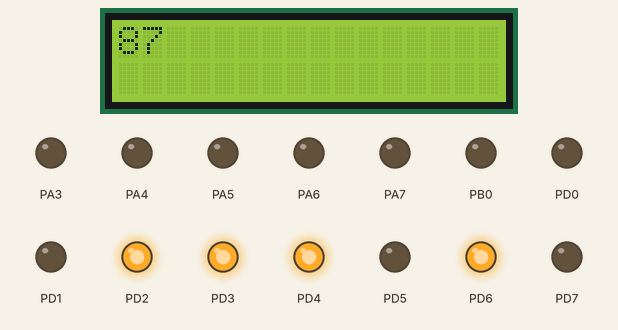
This program was run on a simulated ATmega32, built with avr-gcc and emulated at 10 MHz. Parts: 16×2 character LCD, output pins drawn as LEDs (lit = HIGH). Wiring (inferred from the names in the program): character LCD (HD44780): RS PA0; R/W PA1; E PA2; data PC0, PC1, PC2, PC3, PC4, PC5, PC6, PC7. Pins used as bus, display or sensor lines are not drawn.

Above: at 0.29 s.
At 5.08 s:
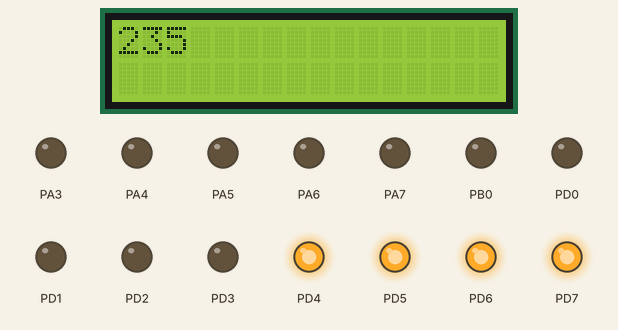
At 10.04 s:
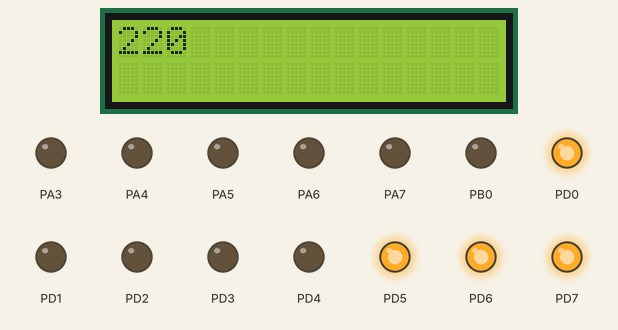
At 19.95 s:
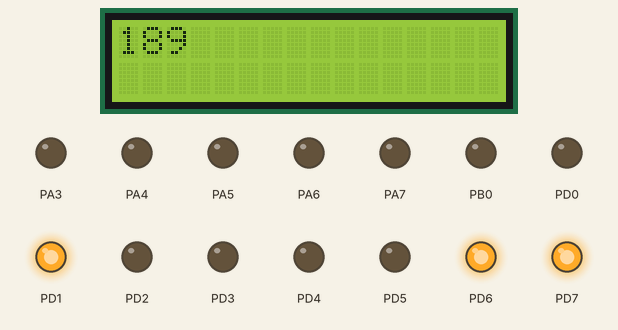
At 29.86 s:
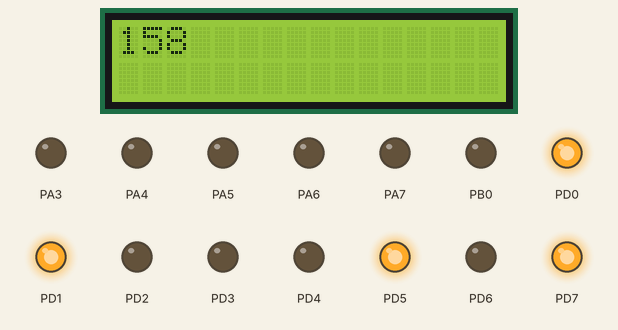
At 39.77 s:
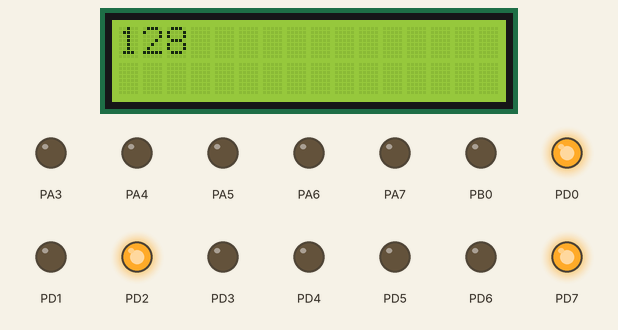
Timing chart, 0 to 40.0 s (numbered marks = the images above):
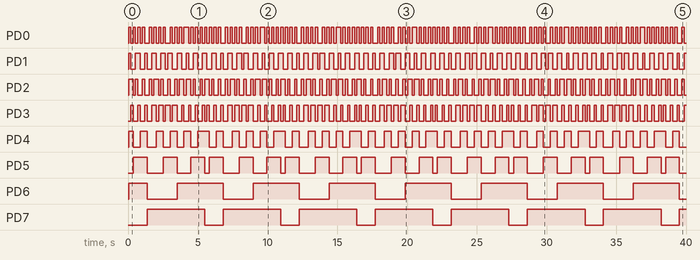

The program:

main.c
```c
/*
 * main.c
 *
 *  Created on: Sep 30, 2020
 *      Author: es-RaghadAly2023
 */

#include <util/delay.h>

#include "STD_TYPES.h"

#include "PORT_interface.h"
#include "DIO_interface.h"

#include "DAC_interface.h"
#include "CLCD_interface.h"


void main(void) {

	PORT_voidInit();
	CLCD_voidInit();

	u8 Local_u8ErrorState;
	u16 Local_u16Volt = 1700;
	while(1) {

		Local_u8ErrorState = DAC_u8SetAnalogVolt(Local_u16Volt);
		_delay_ms(150);
		Local_u16Volt+= 100;
		if(Local_u16Volt == 5000) {
			Local_u16Volt = 1700;
		}

		CLCD_voidSendCommand(CLCD_CLEAR_DISPLAY);
		CLCD_voidGotoXY(0,0);
		CLCD_voidSendNumber(Local_u8ErrorState);


	}


}
```

DAC_interface.h
```c
/******************************************************/
/******************************************************/
/**********      AUTHOR: Raghad Mohamed      **********/
/**********      Layer: HAL                  **********/
/**********      SWC: DAC    			     **********/
/**********      Date: 30-9-2020             **********/
/**********      Version: 1.00               **********/
/******************************************************/
/******************************************************/


#ifndef DAC_INTERFACE_H_
#define DAC_INTERFACE_H_


u8 DAC_u8SetAnalogVolt(u16 Copy_u8Analog);


#endif
```

DAC_program.c
```c
/******************************************************/
/******************************************************/
/**********      AUTHOR: Raghad Mohamed      **********/
/**********      Layer: HAL                  **********/
/**********      SWC: DAC    			     **********/
/**********      Date: 30-9-2020             **********/
/**********      Version: 1.00               **********/
/******************************************************/
/******************************************************/

#include "STD_TYPES.h"

#include "DIO_interface.h"

#include "DAC_config.h"
#include "DAC_interface.h"

//reference = 5V
//resolution = 8 bits
//Step = reference / 2^resolution
//Analog = digital * step

//Minimum volt is 0 mV and maximum volt is 5000 mV;
u8 DAC_u8SetAnalogVolt(u16 Copy_u16AnalogVolt) {


	u8 Local_u8ErrorState = OK;
	u8 Local_u8Digital;

	if(Copy_u16AnalogVolt >= 0 && Copy_u16AnalogVolt < 5000) {

		Local_u8Digital = (u8)((256UL*Copy_u16AnalogVolt) / 5000UL ) ;
		DIO_u8SetPortValue(DAC_PORT, Local_u8Digital);
		return Local_u8Digital;

	} else if (Copy_u16AnalogVolt == 5000) {
		DIO_u8SetPortValue(DAC_PORT, 0b11111111);
	} else {
		Local_u8ErrorState = OUT_OF_RANGE;
	}

	return Local_u8ErrorState;


}
```

CLCD_config.h
```c
/******************************************************/
/******************************************************/
/**********      AUTHOR: Raghad Mohamed      **********/
/**********      Layer: MCAL                 **********/
/**********      SWC: CLCD                   **********/
/**********      Date: 25-8-2020             **********/
/**********      Version: 1.00               **********/
/******************************************************/
/******************************************************/

#ifndef CLCD_CONFIG_H_
#define CLCD_CONFIG_H_


#define CLCD_DATA_PORT     DIO_u8PORTC
#define CLCD_CONTROL_PORT  DIO_u8PORTA
#define CLCD_RS_PIN        DIO_u8PIN0
#define CLCD_RW_PIN        DIO_u8PIN1
#define CLCD_E_PIN         DIO_u8PIN2


#endif
```

DAC_config.h
```c
/******************************************************/
/******************************************************/
/**********      AUTHOR: Raghad Mohamed      **********/
/**********      Layer: HAL                  **********/
/**********      SWC: DAC    			     **********/
/**********      Date: 30-9-2020             **********/
/**********      Version: 1.00               **********/
/******************************************************/
/******************************************************/


#ifndef DAC_CONFIG_H_
#define DAC_CONFIG_H_


#define DAC_PORT 	DIO_u8PORTD


#endif
```

CLCD_interface.h
```c
/******************************************************/
/******************************************************/
/**********      AUTHOR: Raghad Mohamed      **********/
/**********      Layer: MCAL                 **********/
/**********      SWC: CLCD                   **********/
/**********      Date: 25-8-2020             **********/
/**********      Version: 1.00               **********/
/******************************************************/
/******************************************************/

#ifndef CLCD_INTERFACE_H_
#define CLCD_INTERFACE_H_

void CLCD_voidSendCommand(u8 Copy_u8Command);

void CLCD_voidSendData(u8 Copy_u8Data);

void CLCD_voidInit(void);

void CLCD_voidWriteString(const char * Copy_pu8String);

void CLCD_voidSendNumber(u32 Copy_u32Number);

void CLCD_voidGotoXY(u8 Copy_u8XPos, u8 Copy_u8YPos);

void CLCD_voidWriteSpecialCharacter(u8* Copy_pu8Pattern,
		u8 Copy_u8PatternNumber, u8 Copy_u8XPos, u8 Copy_u8YPos);

u8 CLCD_u8ReadCurrentAddress(void);

u8 CLCD_ReadAddressContent(void);

#define CLCD_TURN_DISPLAY_OFF  		0b00001000
#define CLCD_TURN_DISPLAY_ON   		0b00001100
#define CLCD_CLEAR_DISPLAY     		0b00000001
#define CLCD_TURN_CURSOR_ON    		0b00001110
#define CLCD_TURN_CURSOR_OFF   		0b00001100
#define CLCD_SHIFT_CURSOR_LEFT  	0b00010000
#define CLCD_SHIFT_CURSOR_RIGHT  	0b00010100
#define CLCD_SHIFT_DISPLAY_LEFT  	0b00011000
#define CLCD_SHIFT_DISPLAY_RIGHT  	0b00011100
#define CLCD_ENTRY_MODE				0b00000101
#define CLCD_RETURN_HOME            0b00000010

#endif
```

CLCD_program.c
```c
/******************************************************/
/******************************************************/
/**********      AUTHOR: Raghad Mohamed      **********/
/**********      Layer: MCAL                 **********/
/**********      SWC: CLCD                   **********/
/**********      Date: 25-8-2020             **********/
/**********      Version: 1.00               **********/
/******************************************************/
/******************************************************/

#include "STD_TYPES.h"
#include <util/delay.h>
#include <stdio.h>

#include "DIO_interface.h"

#include "CLCD_config.h"
#include "CLCD_interface.h"
#include "CLCD_private.h"

void CLCD_voidSendCommand(u8 Copy_u8Command) {

	//1-Set RS value to low for command.
	DIO_u8SetPinValue(CLCD_CONTROL_PORT, CLCD_RS_PIN, DIO_u8PIN_LOW);

	//2- Set RW value to low for write.
	DIO_u8SetPinValue(CLCD_CONTROL_PORT, CLCD_RW_PIN, DIO_u8PIN_LOW);

	//3- Send command to LCD.
	DIO_u8SetPortValue(CLCD_DATA_PORT, Copy_u8Command);

	//4- Send E(nable) pulse to LCD.
	DIO_u8SetPinValue(CLCD_CONTROL_PORT, CLCD_E_PIN, DIO_u8PIN_HIGH);
	_delay_ms(2);
	DIO_u8SetPinValue(CLCD_CONTROL_PORT, CLCD_E_PIN, DIO_u8PIN_LOW);

}

void CLCD_voidSendData(u8 Copy_u8Data) {

	//1-Set RS value to high for data.
	DIO_u8SetPinValue(CLCD_CONTROL_PORT, CLCD_RS_PIN, DIO_u8PIN_HIGH);

	//2- Set RW value to low for write.
	DIO_u8SetPinValue(CLCD_CONTROL_PORT, CLCD_RW_PIN, DIO_u8PIN_LOW);

	//3- Set data to LCD.
	DIO_u8SetPortValue(CLCD_DATA_PORT, Copy_u8Data);

	//4- Send E(nable) pulse to LCD.
	DIO_u8SetPinValue(CLCD_CONTROL_PORT, CLCD_E_PIN, DIO_u8PIN_HIGH);
	_delay_ms(2);
	DIO_u8SetPinValue(CLCD_CONTROL_PORT, CLCD_E_PIN, DIO_u8PIN_LOW);

}

void CLCD_voidInit(void) {

	//1- Delay for more than 30 milliseconds.
	_delay_ms(40);

	//2- Function set command: 2 lines(DB3), Font = 5*7(DB2).
	CLCD_voidSendCommand(0b00111000);

	//3- Display on off Control: Display on, Cursor off, Blinking off.
	CLCD_voidSendCommand(0b00001100);

	//4- Display clear.
	CLCD_voidSendCommand(1);

}

void CLCD_voidWriteString(const char * Copy_pchString) {

	u8 LoopCounter = 0;
	if (Copy_pchString != NULL) {

		while (*(Copy_pchString + LoopCounter)) {
			CLCD_voidSendData((char) *(Copy_pchString + LoopCounter));
			LoopCounter++;
		}
	}

}

void CLCD_voidSendNumber(u32 Copy_u32Number) {
	u32 Local_u32TempValue = Copy_u32Number;
	u8 Local_u8DigitCounter = 0, Local_u8Counter = 0, Local_u8Remainder;

	while (Local_u32TempValue > 0) {
		Local_u32TempValue /= 10;
		Local_u8DigitCounter++;
	}

	char arr[Local_u8DigitCounter];
	sprintf(arr, "%d", Copy_u32Number);
	CLCD_voidWriteString(arr);

}

void CLCD_voidGotoXY(u8 Copy_u8XPos, u8 Copy_u8YPos) {
	u8 Local_u8DDRAMAddress;
	if (Copy_u8YPos == 0) {
		/*Check if in first line*/
		Local_u8DDRAMAddress = Copy_u8XPos;
	} else if (Copy_u8YPos == 1) {
		/*Check if in second line*/
		Local_u8DDRAMAddress = 0x40 + Copy_u8XPos;
	}

	/*Setbit number 7 for SetDDRAM Address command then send the command*/
	CLCD_voidSendCommand(Local_u8DDRAMAddress + 128);
}

void CLCD_voidWriteSpecialCharacter(u8* Copy_pu8Pattern,
		u8 Copy_u8PatternNumber, u8 Copy_u8XPos, u8 Copy_u8YPos) {
	u8 Local_u8CGRamAddress, Local_u8Counter;

	/*1- calculate CGRAM address knowing that every pattern consumes 8 bytes*/
	Local_u8CGRamAddress = Copy_u8PatternNumber * 8;

	/*2-Send SET CGRAM address command to LCD with setting bit6 ,clearing bit7*/
	CLCD_voidSendCommand(Local_u8CGRamAddress + 64);

	/*3- write the pattern into CGRAM*/
	for (Local_u8Counter = 0; Local_u8Counter < 8; Local_u8Counter++) {
		CLCD_voidSendData(Copy_pu8Pattern[Local_u8Counter]);
	}
	/*4- Back to the DDRAM to display the special pattern*/
	CLCD_voidGotoXY(Copy_u8XPos, Copy_u8YPos);

	/*5- Display the special pattern*/
	CLCD_voidSendData(Copy_u8PatternNumber);
}
```

BIT_MATH.h
```c
#define  SET_BIT(VAR,BIT_NO)   VAR = (VAR | 1<<BIT_NO)
#define  CLR_BIT(VAR,BIT_NO)   VAR = (VAR & ~(1<<BIT_NO))
#define  TOGGLE_BIT(VAR,BIT_NO)  VAR = (VAR ^ 1<<BIT_NO)
#define  GET_BIT(VAR,BIT_NO)    (VAR & 1<<BIT_NO) >> BIT_NO
```

CLCD_private.h
```c
/******************************************************/
/******************************************************/
/**********      AUTHOR: Raghad Mohamed      **********/
/**********      Layer: MCAL                 **********/
/**********      SWC: CLCD                   **********/
/**********      Date: 25-8-2020             **********/
/**********      Version: 1.00               **********/
/******************************************************/
/******************************************************/
```

DIO_config.h
```c

```

DIO_interface.h
```c
/******************************************************/
/******************************************************/
/**********      AUTHOR: Raghad Mohamed      **********/
/**********      Layer: MCAL                 **********/
/**********      SWC: DIO                    **********/
/**********      Date: 24-8-2020             **********/
/**********      Version: 1.00               **********/
/******************************************************/
/******************************************************/

/*Preprocessor file guard*/
#ifndef DIO_INTERFACe_H_
#define DIO_INTERFACE_H_

#define DIO_u8PORTA       0
#define DIO_u8PORTB       1
#define DIO_u8PORTC       2
#define DIO_u8PORTD       3

#define DIO_u8PIN0        0
#define DIO_u8PIN1        1
#define DIO_u8PIN2        2
#define DIO_u8PIN3        3
#define DIO_u8PIN4		  4
#define DIO_u8PIN5		  5
#define DIO_u8PIN6		  6
#define DIO_u8PIN7        7


#define DIO_u8PIN_LOW     0
#define DIO_u8PIN_HIGH    1

#define DIO_u8PORT_LOW    0
#define DIO_u8PORT_HIGH   0xff


u8 DIO_u8SetPinValue(u8 Copy_u8Port, u8 Copy_u8Pin, u8 Copy_u8Value);

u8 DIO_u8SetPortValue(u8 Copy_u8Port, u8 Copy_u8Value);

u8 DIO_u8GetPinValue(u8 Copy_u8Port, u8 Copy_u8Pin, u8* Copy_pu8Value);

#endif
```

DIO_private.h
```c

```

DIO_program.c
```c
/******************************************************/
/******************************************************/
/**********      AUTHOR: Raghad Mohamed      **********/
/**********      Layer: MCAL                 **********/
/**********      SWC: DIO                    **********/
/**********      Date: 24-8-2020             **********/
/**********      Version: 1.00               **********/
/******************************************************/
/******************************************************/

#include "STD_TYPES.h"
#include "BIT_MATH.h"

#include "DIO_config.h"
#include "DIO_interface.h"
#include "DIO_private.h"
#include "DIO_register.h"


u8 DIO_u8SetPinValue(u8 Copy_u8Port, u8 Copy_u8Pin, u8 Copy_u8Value) {
	u8 Local_u8ErrorState = OK;


	if(Copy_u8Pin<= DIO_u8PIN7 ) {

		if(Copy_u8Value == DIO_u8PIN_LOW) {
            switch(Copy_u8Port) {

            case DIO_u8PORTA: CLR_BIT(PORTA, Copy_u8Pin); break;
            case DIO_u8PORTB: CLR_BIT(PORTB, Copy_u8Pin); break;
            case DIO_u8PORTC: CLR_BIT(PORTC, Copy_u8Pin); break;
            case DIO_u8PORTD: CLR_BIT(PORTD, Copy_u8Pin); break;
            default: Local_u8ErrorState = NOOK;          break;


            }
		}
		else if(Copy_u8Value == DIO_u8PIN_HIGH) {
			switch(Copy_u8Port) {
		   case DIO_u8PORTA: SET_BIT(PORTA, Copy_u8Pin); break;
           case DIO_u8PORTB: SET_BIT(PORTB, Copy_u8Pin); break;
           case DIO_u8PORTC: SET_BIT(PORTC, Copy_u8Pin); break;
           case DIO_u8PORTD: SET_BIT(PORTD, Copy_u8Pin); break;
           default: Local_u8ErrorState = NOOK;          break;
			}
		}
		else {
			Local_u8ErrorState = NOOK;
		}

	}
	else {
		Local_u8ErrorState = NOOK;
	}


	return Local_u8ErrorState;
}

u8 DIO_u8SetPortValue(u8 Copy_u8Port, u8 Copy_u8Value) {
	u8 Local_u8ErrorState = OK;

	 switch(Copy_u8Port) {

	 case DIO_u8PORTA: PORTA = Copy_u8Value; break;
	 case DIO_u8PORTB: PORTB = Copy_u8Value; break;
	 case DIO_u8PORTC: PORTC = Copy_u8Value; break;
	 case DIO_u8PORTD: PORTD = Copy_u8Value; break;
	 default: Local_u8ErrorState = NOOK;        break;
	 }


	return Local_u8ErrorState;
}

u8 DIO_u8GetPinValue(u8 Copy_u8Port, u8 Copy_u8Pin, u8* Copy_pu8Value) {
	u8 Local_u8ErrorState = OK;

	if(Copy_u8Pin<= DIO_u8PIN7 && Copy_pu8Value != NULL) {

		switch(Copy_u8Port) {
      	 case DIO_u8PORTA: *Copy_pu8Value = GET_BIT(PINA,Copy_u8Pin); break;
      	 case DIO_u8PORTB: *Copy_pu8Value = GET_BIT(PINB,Copy_u8Pin); break;
      	 case DIO_u8PORTC: *Copy_pu8Value = GET_BIT(PINC,Copy_u8Pin); break;
      	 case DIO_u8PORTD: *Copy_pu8Value = GET_BIT(PIND,Copy_u8Pin); break;
      	 default: Local_u8ErrorState = NOOK;                           break;

		}
	} else {
		Local_u8ErrorState = NOOK;
	}


	return Local_u8ErrorState;
}
```

DIO_register.h
```c
/******************************************************/
/******************************************************/
/**********      AUTHOR: Raghad Mohamed      **********/
/**********      Layer: MCAL                 **********/
/**********      SWC: DIO                    **********/
/**********      Date: 24-8-2020             **********/
/**********      Version: 1.00               **********/
/******************************************************/
/******************************************************/

/*Preprocessor file guard*/
#ifndef DIO_REGISTER_H_
#define DIO_REGISTER_H_

#define PORTA 	*((volatile u8*)0x3B)
#define PINA  	*((volatile u8*)0x39)

#define PORTB 	*((volatile u8*)0x38)
#define PINB  	*((volatile u8*)0x36)

#define PORTC 	*((volatile u8*)0x35)
#define PINC  	*((volatile u8*)0x33)

#define PORTD 	*((volatile u8*)0x32)
#define PIND  	*((volatile u8*)0x30)


#endif
```

PORT_config.h
```c
/******************************************************/
/******************************************************/
/**********      AUTHOR: Raghad Mohamed      **********/
/**********      Layer: MCAL                 **********/
/**********      SWC: PORT                    **********/
/**********      Date: 31-8-2020             **********/
/**********      Version: 1.00               **********/
/******************************************************/
/******************************************************/


#ifndef PORT_CONFIG_H_
#define PORT_CONFIG_H_

//choose 0 for input and 1 for output.

 #define PORTA_PIN0_DIR 	1
 #define PORTA_PIN1_DIR 	1
 #define PORTA_PIN2_DIR 	1
 #define PORTA_PIN3_DIR 	1
 #define PORTA_PIN4_DIR 	1
 #define PORTA_PIN5_DIR 	1
 #define PORTA_PIN6_DIR 	1
 #define PORTA_PIN7_DIR 	1


 #define PORTB_PIN0_DIR 	1
 #define PORTB_PIN1_DIR 	1
 #define PORTB_PIN2_DIR 	1
 #define PORTB_PIN3_DIR 	1
 #define PORTB_PIN4_DIR 	1
 #define PORTB_PIN5_DIR 	1
 #define PORTB_PIN6_DIR 	1
 #define PORTB_PIN7_DIR 	1

 #define PORTC_PIN0_DIR 	1
 #define PORTC_PIN1_DIR 	1
 #define PORTC_PIN2_DIR 	1
 #define PORTC_PIN3_DIR 	1
 #define PORTC_PIN4_DIR 	1
 #define PORTC_PIN5_DIR 	1
 #define PORTC_PIN6_DIR 	1
 #define PORTC_PIN7_DIR 	1

 #define PORTD_PIN0_DIR 	1
 #define PORTD_PIN1_DIR 	1
 #define PORTD_PIN2_DIR 	1
 #define PORTD_PIN3_DIR 	1
 #define PORTD_PIN4_DIR 	1
 #define PORTD_PIN5_DIR 	1
 #define PORTD_PIN6_DIR 	1
 #define PORTD_PIN7_DIR 	1

// 1 for pullup or high , 0 for low.


 #define PORTA_PIN0_INITIAL_VALUE 1
 #define PORTA_PIN1_INITIAL_VALUE 1
 #define PORTA_PIN2_INITIAL_VALUE 1
 #define PORTA_PIN3_INITIAL_VALUE 0
 #define PORTA_PIN4_INITIAL_VALUE 0
 #define PORTA_PIN5_INITIAL_VALUE 0
 #define PORTA_PIN6_INITIAL_VALUE 0
 #define PORTA_PIN7_INITIAL_VALUE 0

 #define PORTB_PIN0_INITIAL_VALUE 0
 #define PORTB_PIN1_INITIAL_VALUE 0
 #define PORTB_PIN2_INITIAL_VALUE 0
 #define PORTB_PIN3_INITIAL_VALUE 0
 #define PORTB_PIN4_INITIAL_VALUE 0
 #define PORTB_PIN5_INITIAL_VALUE 0
 #define PORTB_PIN6_INITIAL_VALUE 0
 #define PORTB_PIN7_INITIAL_VALUE 0

 #define PORTC_PIN0_INITIAL_VALUE 0
 #define PORTC_PIN1_INITIAL_VALUE 0
 #define PORTC_PIN2_INITIAL_VALUE 0
 #define PORTC_PIN3_INITIAL_VALUE 0
 #define PORTC_PIN4_INITIAL_VALUE 0
 #define PORTC_PIN5_INITIAL_VALUE 0
 #define PORTC_PIN6_INITIAL_VALUE 0
 #define PORTC_PIN7_INITIAL_VALUE 0

 #define PORTD_PIN0_INITIAL_VALUE 0
 #define PORTD_PIN1_INITIAL_VALUE 0
 #define PORTD_PIN2_INITIAL_VALUE 0
 #define PORTD_PIN3_INITIAL_VALUE 0
 #define PORTD_PIN4_INITIAL_VALUE 0
 #define PORTD_PIN5_INITIAL_VALUE 0
 #define PORTD_PIN6_INITIAL_VALUE 0
 #define PORTD_PIN7_INITIAL_VALUE 0


#endif
```

PORT_interface.h
```c
/******************************************************/
/******************************************************/
/**********      AUTHOR: Raghad Mohamed      **********/
/**********      Layer: MCAL                 **********/
/**********      SWC: PORT                    **********/
/**********      Date: 31-8-2020             **********/
/**********      Version: 1.00               **********/
/******************************************************/
/******************************************************/

#ifndef PORT_INTERFACE_H_
#define PORT_INTERFACE_H_

void PORT_voidInit(void);


#endif
```

Source omitted: PORT_private.h (2271 bytes), PORT_program.c (877 bytes), PORT_register.h (874 bytes), STD_TYPES.h (460 bytes)

Measured:
- by itself, PD0: moves between LOW and HIGH, repeating every 4.3 s
- by itself, PD2: moves between LOW and HIGH, repeating every 4.6 s
- by itself, PD4: repeats every 5.5 s: LOW 0.49 s, HIGH 0.50 s, LOW 0.66 s, 3 × (HIGH 0.50 s, LOW 0.50 s), HIGH 0.82 s
- by itself, PD5: repeats every 5.5 s: LOW 1.2 s, HIGH 0.99 s, LOW 0.99 s, HIGH 0.99 s, LOW 0.33 s, HIGH 0.99 s
- by itself, PD6: repeats every 5.5 s: LOW 2.2 s, HIGH 3.3 s
- by itself, PD7: alternates HIGH for 4.1 s and LOW for 1.3 s
- by itself, PD3: repeats every 5.4 s: 3 × (HIGH 0.33 s, LOW 0.17 s), HIGH 0.33 s, 4 × (LOW 0.33 s, HIGH 0.17 s), LOW 0.16 s, 3 × (HIGH 0.16 s, LOW 0.33 s)
- by itself, PD1: repeats every 5.5 s: LOW 0.33 s, HIGH 0.33 s, LOW 0.33 s, HIGH 0.17 s, 2 × (LOW 0.33 s, HIGH 0.33 s), LOW 0.17 s, 2 × (HIGH 0.33 s, LOW 0.33 s), HIGH 0.17 s, 2 × (LOW 0.33 s, HIGH 0.33 s)
